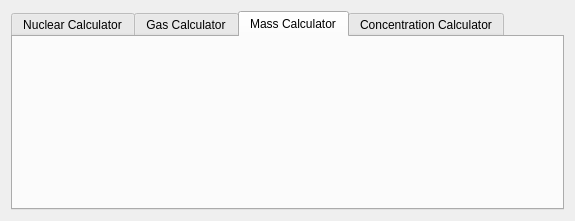
<?xml version="1.0" encoding="UTF-8"?>
<ui version="4.0">
 <class>setupCalc</class>
 <widget class="QWidget" name="setupCalc">
  <property name="geometry">
   <rect>
    <x>0</x>
    <y>0</y>
    <width>575</width>
    <height>221</height>
   </rect>
  </property>
  <layout class="QVBoxLayout" name="verticalLayout">
   <item>
    <widget class="QTabWidget" name="tabWidget">
     <property name="currentIndex">
      <number>2</number>
     </property>
     <widget class="QWidget" name="nuclear">
      <attribute name="title">
       <string>Nuclear Calculator</string>
      </attribute>
      <layout class="QHBoxLayout" name="horizontalLayout_3">
       <item>
        <spacer name="verticalSpacer_4">
         <property name="orientation">
          <enum>Qt::Vertical</enum>
         </property>
         <property name="sizeHint" stdset="0">
          <size>
           <width>20</width>
           <height>171</height>
          </size>
         </property>
        </spacer>
       </item>
      </layout>
     </widget>
     <widget class="QWidget" name="gas">
      <attribute name="title">
       <string>Gas Calculator</string>
      </attribute>
      <layout class="QVBoxLayout" name="verticalLayout_2">
       <item>
        <layout class="QHBoxLayout" name="horizontalLayout">
         <item>
          <widget class="QCheckBox" name="kcfg_ideal">
           <property name="text">
            <string>Assume Gas is ideal (Do not show Van der Waals co-efficients)</string>
           </property>
           <property name="checked">
            <bool>true</bool>
           </property>
          </widget>
         </item>
        </layout>
       </item>
       <item>
        <spacer name="verticalSpacer">
         <property name="orientation">
          <enum>Qt::Vertical</enum>
         </property>
         <property name="sizeHint" stdset="0">
          <size>
           <width>20</width>
           <height>142</height>
          </size>
         </property>
        </spacer>
       </item>
      </layout>
     </widget>
     <widget class="QWidget" name="tab_2">
      <attribute name="title">
       <string>Mass Calculator</string>
      </attribute>
      <layout class="QVBoxLayout" name="verticalLayout_4">
       <item>
        <spacer name="verticalSpacer_3">
         <property name="orientation">
          <enum>Qt::Vertical</enum>
         </property>
         <property name="sizeHint" stdset="0">
          <size>
           <width>20</width>
           <height>40</height>
          </size>
         </property>
        </spacer>
       </item>
      </layout>
     </widget>
     <widget class="QWidget" name="tab_3">
      <attribute name="title">
       <string>Concentration Calculator</string>
      </attribute>
      <layout class="QVBoxLayout" name="verticalLayout_3">
       <item>
        <spacer name="verticalSpacer_2">
         <property name="orientation">
          <enum>Qt::Vertical</enum>
         </property>
         <property name="sizeHint" stdset="0">
          <size>
           <width>20</width>
           <height>142</height>
          </size>
         </property>
        </spacer>
       </item>
      </layout>
     </widget>
    </widget>
   </item>
  </layout>
 </widget>
 <resources/>
 <connections/>
</ui>
